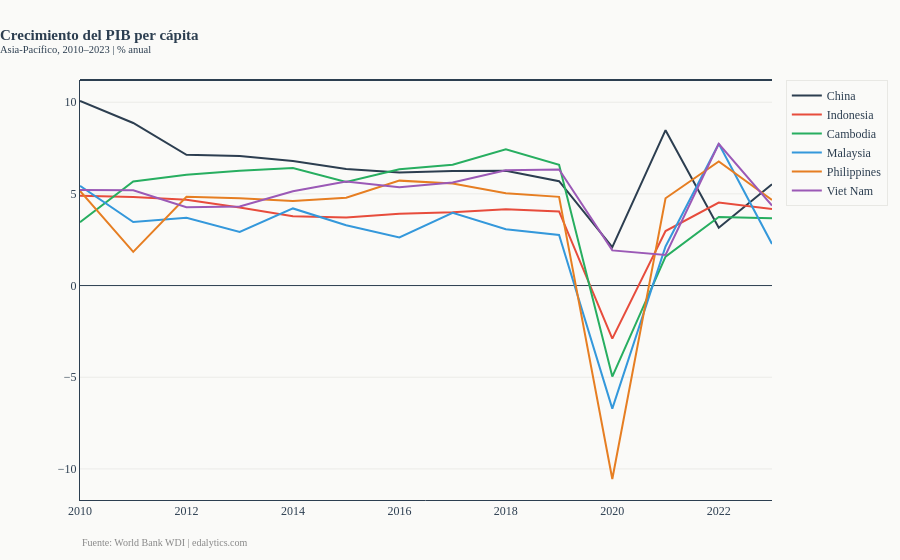

The notebook cell saved with this chart:
### Markdown cell above
### 3.2 Estadísticos por país

```python
df_long.groupby('Country')[['gdp_growth', 'investment', 'tech_exports', 
                             'inflation', 'trade_openness']].mean().round(2)
```

La tabla revela heterogeneidad estructural significativa entre países:

- **Filipinas y Malaysia** lideran en exportaciones tecnológicas (63% y 51% 
  respectivamente) pero registran los crecimientos medios más bajos de la 
  muestra (3.77% y 2.92%) — una primera señal de la paradoja que articula 
  el análisis.
- **China** destaca por una tasa de inversión media del 42% del PIB, 
  reflejo de un modelo de crecimiento históricamente basado en acumulación 
  de capital físico.
- **Vietnam** presenta una apertura comercial del 150% del PIB, confirmando 
  su rol como hub exportador altamente integrado en cadenas de valor 
  regionales.
- **Camboya** muestra el nivel más bajo de exportaciones tecnológicas (2.49%) 
  pero mantiene un crecimiento sólido, sustentado principalmente en 
  manufactura textil y turismo.

### Code cell
countries = df_long['Country'].unique()

fig1 = go.Figure()

for i, country in enumerate(countries):
    d = df_long[df_long['Country'] == country]
    fig1.add_trace(go.Scatter(
        x=d['year'],
        y=d['gdp_growth'],
        name=country,
        mode='lines',
        line=dict(color=COLORS[i], width=2)
    ))

fig1.update_layout(
    **BASE_LAYOUT,
    title=dict(
        text='<b>Crecimiento del PIB per cápita</b><br><sup>Asia-Pacífico, 2010–2023 | % anual</sup>',
        font=dict(size=15, color='#2c3e50'),
        x=0
    ),
    shapes=[dict(
        type='line',
        xref='paper', yref='paper',
        x0=0, x1=1, y0=1.0, y1=1.0,
        line=dict(color='#2c3e50', width=2)
    )]
)

add_source(fig1)
fig1.show()

### Figure 1 — Plotly figure (JSON) as saved in the notebook; plotly's stock layout.template omitted (floating-point values rounded to 4 significant figures)
{"data": [{"line": {"color": "#2c3e50", "width": 2}, "mode": "lines", "name": "China", "type": "scatter", "x": [2010, 2011, 2012, 2013, 2014, 2015, 2016, 2017, 2018, 2019, 2020, 2021, 2022, 2023], "y": [10.06, 8.865, 7.127, 7.063, 6.787, 6.359, 6.165, 6.246, 6.259, 5.693, 2.097, 8.473, 3.148, 5.524]}, {"line": {"color": "#e74c3c", "width": 2}, "mode": "lines", "name": "Indonesia", "type": "scatter", "x": [2010, 2011, 2012, 2013, 2014, 2015, 2016, 2017, 2018, 2019, 2020, 2021, 2022, 2023], "y": [4.893, 4.823, 4.675, 4.256, 3.78, 3.706, 3.911, 4.001, 4.159, 4.041, -2.894, 2.975, 4.524, 4.168]}, {"line": {"color": "#27ae60", "width": 2}, "mode": "lines", "name": "Cambodia", "type": "scatter", "x": [2010, 2011, 2012, 2013, 2014, 2015, 2016, 2017, 2018, 2019, 2020, 2021, 2022, 2023], "y": [3.454, 5.67, 6.048, 6.257, 6.411, 5.653, 6.343, 6.592, 7.432, 6.583, -4.964, 1.579, 3.74, 3.668]}, {"line": {"color": "#3498db", "width": 2}, "mode": "lines", "name": "Malaysia", "type": "scatter", "x": [2010, 2011, 2012, 2013, 2014, 2015, 2016, 2017, 2018, 2019, 2020, 2021, 2022, 2023], "y": [5.434, 3.466, 3.693, 2.919, 4.204, 3.286, 2.62, 3.962, 3.074, 2.76, -6.709, 2.131, 7.734, 2.267]}, {"line": {"color": "#e67e22", "width": 2}, "mode": "lines", "name": "Philippines", "type": "scatter", "x": [2010, 2011, 2012, 2013, 2014, 2015, 2016, 2017, 2018, 2019, 2020, 2021, 2022, 2023], "y": [5.159, 1.838, 4.841, 4.763, 4.615, 4.787, 5.721, 5.562, 5.034, 4.836, -10.55, 4.762, 6.766, 4.668]}, {"line": {"color": "#9b59b6", "width": 2}, "mode": "lines", "name": "Viet Nam", "type": "scatter", "x": [2010, 2011, 2012, 2013, 2014, 2015, 2016, 2017, 2018, 2019, 2020, 2021, 2022, 2023], "y": [5.212, 5.194, 4.276, 4.315, 5.138, 5.669, 5.354, 5.618, 6.281, 6.325, 1.916, 1.667, 7.726, 4.362]}], "layout": {"annotations": [{"align": "left", "font": {"color": "#888", "size": 10}, "showarrow": false, "text": "Fuente: World Bank WDI | edalytics.com", "x": 0, "xref": "paper", "y": -0.12, "yref": "paper"}], "font": {"color": "#2c3e50", "family": "Georgia, serif", "size": 12}, "legend": {"bgcolor": "#fafaf8", "bordercolor": "#e8e8e4", "borderwidth": 1, "font": {"color": "#2c3e50"}}, "margin": {"b": 60, "t": 80}, "paper_bgcolor": "#fafaf8", "plot_bgcolor": "#fafaf8", "shapes": [{"line": {"color": "#2c3e50", "width": 2}, "type": "line", "x0": 0, "x1": 1, "xref": "paper", "y0": 1, "y1": 1, "yref": "paper"}], "title": {"font": {"color": "#2c3e50", "size": 15}, "text": "<b>Crecimiento del PIB per cápita</b><br><sup>Asia-Pacífico, 2010–2023 | % anual</sup>", "x": 0}, "xaxis": {"gridcolor": "#e8e8e4", "gridwidth": 0.5, "linecolor": "#2c3e50", "showgrid": false, "tickfont": {"color": "#2c3e50"}}, "yaxis": {"gridcolor": "#e8e8e4", "gridwidth": 0.8, "linecolor": "#2c3e50", "tickfont": {"color": "#2c3e50"}, "zeroline": true, "zerolinecolor": "#2c3e50", "zerolinewidth": 1}}}
